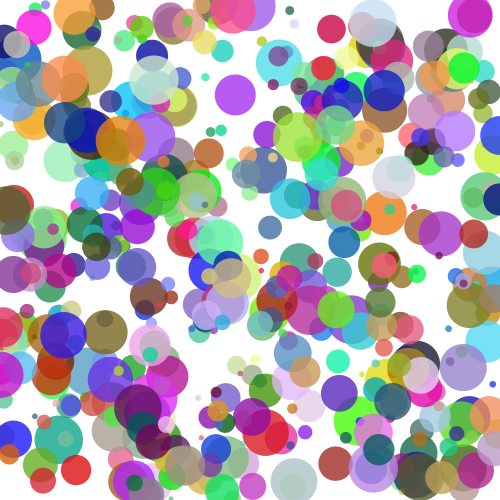
Frame 1 (no input)
Frame 60 (the mouse pressed at the canvas centre just before this capture): identical to frame 1, image omitted
Frame 120 (the mouse held since frame 60 and released just before this capture): identical to frame 1, image omitted

The Processing sketch that drew this single still picture (run headless with seeded random() and noise(); from frame 60 on, the mouse is pressed at the canvas centre):

// Processing sketch: Homework_Week4
// ── Homework_Week4.pde
//Analisse Guadeloupe
//Homework Week 4

boolean s = true;
int num = 500;

void setup() {
  size(500,500);
  background(255);
  
  for(int i=0; i< num; i++){
    noStroke();
    float myRandom = random(5,50);
    fill(random(0,255),random(0,255),random(0,255),200);
    ellipse(random(0,width),random(0,height),myRandom,myRandom);
  }
}

void draw(){
  
  for(int i=0; i< num; i++){
    if(s){
    i+=5;
    }else{
    i-=1;
    }
  }
}
